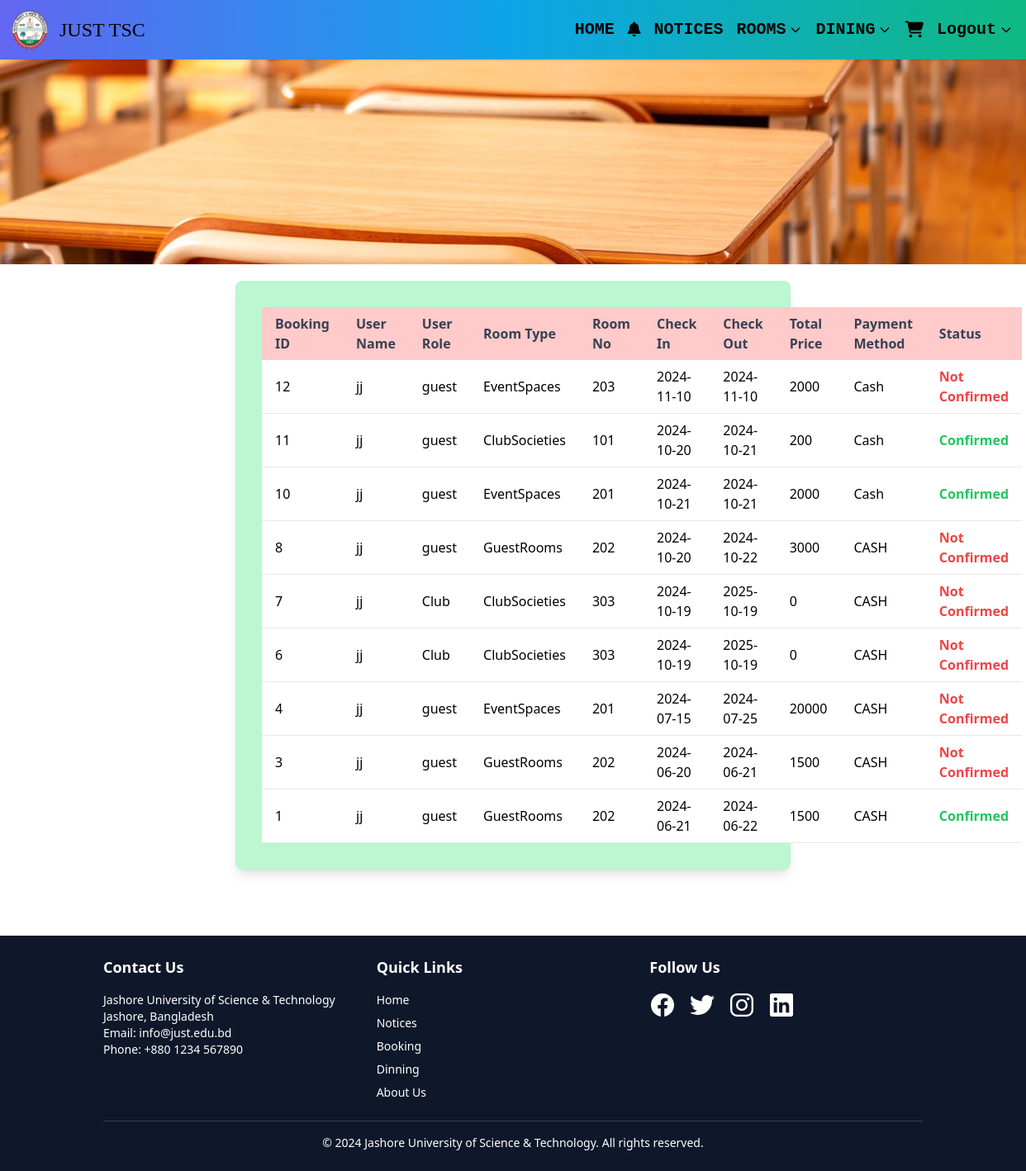
The app's page /user_booking_list (signed in), older data.
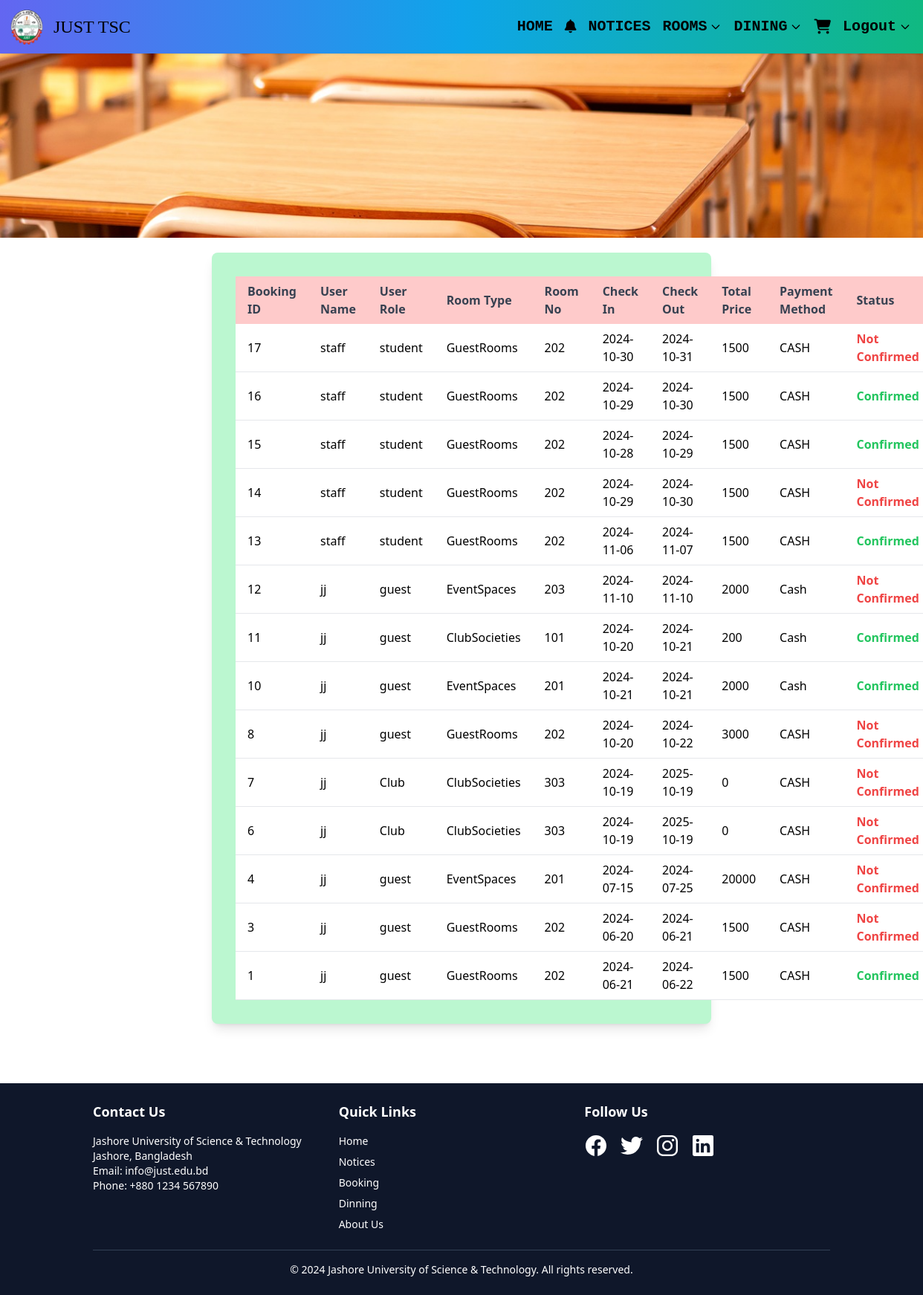
The same page, newer data.
### TSC/models.py (models this page shows, shortened)
class Booking(models.Model):
    PAYMENT_CHOICES = [
        ('CASH', 'CASH'),
        ('E-Payment', 'E-Payment'),
    ]
    booking_id = models.AutoField(primary_key=True)
    user=models.ForeignKey(settings.AUTH_USER_MODEL,on_delete=models.CASCADE)
    email = models.EmailField()
    room = models.ForeignKey(Room, on_delete=models.SET_NULL,null=True,blank=True)
    check_in=models.DateTimeField()
    check_out=models.DateTimeField()
    tot_price=models.IntegerField(default=0)
    payment_method = models.CharField(max_length=10, choices=PAYMENT_CHOICES, default='CASH')
    confirmed = models.IntegerField(default=0)
    role=models.CharField(max_length=10,default="Student")

class Room(models.Model):
    current_status=[
        ('Available for booking','Available for booking'),
        ('Not available currently','Not available currently'),
        ('Not for Booking','Not for booking'),
    ]
    room=models.CharField(max_length=50)
    roomtype = models.ForeignKey(Room_Type, on_delete=models.SET_NULL,null=True,blank=True)
    capacity=models.IntegerField(default=0)
    status = models.CharField(null=True,blank=True,max_length=50, choices=current_status)
    description=models.TextField(null=True,blank=True)
    img=models.FileField(upload_to='img')
    price=models.IntegerField(default=0)
    def __str__(self) -> str:
        return self.room

class Room_Type(models.Model):
    roomtype = models.CharField(max_length=100)
    def __str__(self):
        return self.roomtype

### TSC/views.py (the view)
# urls.py: path('user_booking_list',views.UserBookingList,name="user_booking_list"),
@custom_login_required
def UserBookingList(request):
    booking_list=Booking.objects.all().order_by('-booking_id')
    return render(request,'user_booking_list.html',{'booking_list':booking_list})

### TSC/views.py (called while the page is built)
def custom_login_required(function=None, redirect_field_name='next', login_url=None):
    @wraps(function)
    def _wrapped_view(request, *args, **kwargs):
        if not request.user.is_authenticated:
            messages.info(request, "You need to log in first to access this page.")
            return redirect('login')
        return function(request, *args, **kwargs)
    return _wrapped_view

### templates/user_booking_list.html (shortened to what this page needs)
{% extends "image.html" %}
{% block first %}
<div class="container mx-auto mt-5 mb-20">
    <form class="w-full sm:max-w-lg md:max-w-2xl lg:max-w-10xl xl:max-w-6xl mx-auto bg-green-200 p-8 rounded-lg shadow-lg">
        <table class="w-full text-left table-auto">
            <thead>
                <tr class="bg-red-200 text-gray-700">
                    <th scope="col" class="px-4 py-2">Booking ID</th>
                    <th scope="col" class="px-4 py-2">User Name</th>
                    <th scope="col" class="px-4 py-2">User Role</th>
                    <th scope="col" class="px-4 py-2">Room Type</th>
                    <th scope="col" class="px-4 py-2">Room No</th>
                    <th scope="col" class="px-4 py-2">Check In</th>
                    <th scope="col" class="px-4 py-2">Check Out</th>
                    <th scope="col" class="px-4 py-2">Total Price</th>
                    <th scope="col" class="px-4 py-2">Payment Method</th>
                    <th scope="col" class="px-4 py-2">Status</th>
                </tr>
            </thead>
            <tbody>
                {% for bl in booking_list %}
                <tr class="bg-white border-b border-gray-200">
                    <td class="px-4 py-2">{{ bl.booking_id }}</td>
                    <td class="px-4 py-2">{{ bl.user }}</td>
                    <td class="px-4 py-2">{{ bl.role }}</td>
                    <td class="px-4 py-2">{{ bl.room.roomtype }}</td>
                    <td class="px-4 py-2">{{ bl.room }}</td>
                    <td class="px-4 py-2">{{ bl.check_in|date:"Y-m-d" }}</td>
                    <td class="px-4 py-2">{{ bl.check_out|date:"Y-m-d" }}</td>
                    <td class="px-4 py-2">{{ bl.tot_price }}</td>
                    <td class="px-4 py-2">{{ bl.payment_method }}</td>
                    {% if bl.confirmed == 1 %}
                        <td class="px-4 py-2 text-green-500 font-semibold">Confirmed</td>
                    {% else %}
                        <td class="px-4 py-2 text-red-500 font-semibold">Not Confirmed</td>
                    {% endif %}
                </tr>
                {% endfor %}
            </tbody>
        </table>
    </form>
</div>
{% endblock %}

### templates/image.html (shortened to what this page needs)
{% extends "navbar.html" %} {% block start %}
<div class="relative">
  {% load static %}
  <img src="{% static 'img/table.jpg' %}" alt="" class="w-full h-80 object-cover">
</div>
{%block first %}
{%endblock%}
{% endblock %}

### templates/navbar.html (shortened to what this page needs)
<!doctype html>
<html>
<head>
    <script src="https://cdn.tailwindcss.com"></script>
    <link rel="stylesheet" href="https://cdnjs.cloudflare.com/ajax/libs/font-awesome/6.5.2/css/all.min.css" />
    <link href="https://cdnjs.cloudflare.com/ajax/libs/aos/2.3.1/aos.css" rel="stylesheet">
</head>
<div class="bg-gradient-to-r from-indigo-500 via-sky-500 to-emerald-500 fixed  w-full top-0 sm:top-0 z-50">
    <nav class="p-2 shadow md:flex md:items-center md:justify-between">
        <div class="flex justify-between items-center">
            <div class="inline-flex items-center cursor-pointer">
                <div class="w-14 h-14 p-1">
                    <img src="/static/img/JUST_logo.png" alt="JUST Logo" class="w-full h-full object-contain">
                </div>
                <div class="ml-2">
                    <h1 class="text-2xl font-[Poppins]">JUST TSC</h1>
                </div>
            </div>
        </div>
            <ul id="Mymenu"  class=" md:flex text-black font-mono font-bold md:items-center z-[-1] md:z-auto md:static absolute w-full left-0 md:w-auto md:py-0 py-4 md:pl-0 pl-7 md:opacity-100 opacity-0 top-[-400px] transition-all ease-in duration-500">
                {% if user.is_authenticated and user.is_staff %}
                <li class="mx-2 my-6 md:my-0 " >
                    <a href="{% url 'AddNotice' %}" class="text-xl hover:sm:text-white hover:hover:text-pink-50 duration-500">AddNotice</a>
                </li>
                <li class="mx-2 my-6 md:my-0 " >
                <a href="{% url 'adminRoom' %}" class="text-xl hover:sm:text-white hover:hover:text-pink-50 duration-500">Room</a>
                </li>
                <li class="mx-2 my-6 md:my-0 " >
                    <a href="{% url 'Booking_list' %}" class="text-xl hover:sm:text-white hover:hover:text-pink-50 duration-500">Booking</a>
                    </li>
                    <li class="mx-2 my-6 md:my-0 " >
                        <a href="{% url 'adminItem' %}" class="text-xl hover:sm:text-white hover:hover:text-pink-50 duration-500">Item</a>
                    </li>
                    <li class="mx-2 my-6 md:my-0 " >
                        <a href="{% url 'admin_order' %}" class="text-xl hover:sm:text-white hover:hover:text-pink-50 duration-500">Orders</a>
                    </li>
                    <li class="mx-2 my-6 md:my-0 " >
                        <a href="{% url 'AdminLogout' %}" class="text-xl hover:sm:text-white hover:hover:text-pink-50 duration-500">AdminLogout</a>
                    </li>
                {% else %}
                <li class="mx-2 my-6 md:my-0 " >
                    <a href="{% url 'home' %}" class="text-xl hover:sm:text-white hover:hover:text-pink-50 duration-500">HOME</a>
                </li>
                {% if user.is_authenticated %}
                <li class="relative group mx-2 my-6 md:my-0">
                    <a href="{% url 'my_notifications' %}" class="text-xl hover:sm:text-white hover:text-white duration-500 flex items-center">
                        <i class="fas fa-bell text-lg"></i>
                    </a>
                </li>
            {% endif %}
                <li class="mx-2 my-6 md:my-0">
                    <a href="{% url 'notice' %}" class="text-xl hover:sm:text-white hover:text-pink-50 duration-500">NOTICES</a>
                </li>
                <li class="relative group mx-2 my-6 md:my-0">
                    <a href="{% url 'all_room' %}" class="text-xl hover:sm:text-white hover:text-white duration-500 flex items-center">
                        ROOMS
                        <svg class="w-4 h-4 ml-1" fill="none" stroke="currentColor" viewBox="0 0 24 24" xmlns="http://www.w3.org/2000/svg">
                            <path stroke-linecap="round" stroke-linejoin="round" stroke-width="2" d="M19 9l-7 7-7-7"></path>
                        </svg>
                    </a>
                </li>
                <li class="relative group mx-2 my-6 md:my-0">
                    <a href="{% url 'dinning' %}" class="text-xl hover:text-white duration-500 flex items-center">
                        DINING
                        <svg class="w-4 h-4 ml-1" fill="none" stroke="currentColor" viewBox="0 0 24 24" xmlns="http://www.w3.org/2000/svg">
                            <path stroke-linecap="round" stroke-linejoin="round" stroke-width="2" d="M19 9l-7 7-7-7"></path>
                        </svg>
                    </a>
                </li>
                {% if user.is_authenticated %}
                <li class="relative group mx-2 my-6 md:my-0">
                    <a href="{% url 'view_cart' %}" class="text-xl hover:sm:text-white hover:text-white duration-500 flex items-center">
                        <i class="fa-solid fa-cart-shopping"></i>
                    </a>
                </li>
                {%endif%}
                <li class="relative group mx-2 my-6 md:my-0">
                    {% if user.is_authenticated %}
                    <a href="{% url 'logout' %}" class="text-xl hover:text-white duration-500 flex items-center">
                        Logout
                        <svg class="w-4 h-4 ml-1" fill="none" stroke="currentColor" viewBox="0 0 24 24" xmlns="http://www.w3.org/2000/svg">
                            <path stroke-linecap="round" stroke-linejoin="round" stroke-width="2" d="M19 9l-7 7-7-7"></path>
                        </svg>
                    </a>
                    {% endif %}
                </li>
                {% endif %}
            </ul>
        </nav>
    </div>
    {% block start %} {% endblock %}
   <footer class="bg-slate-900 text-white py-6">
    <div class="container mx-auto px-4">
        <div class="flex flex-wrap">
            <div class="w-full md:w-1/3 mb-6 md:mb-0">
                <h5 class="text-lg font-semibold mb-4">Contact Us</h5>
                <p class="text-sm">
                    Jashore University of Science & Technology<br>
                    Jashore, Bangladesh<br>
                    Email: info@just.edu.bd<br>
                    Phone: +880 1234 567890
                </p>
            </div>
            <div class="w-full md:w-1/3 mb-6 md:mb-0">
                <h5 class="text-lg font-semibold mb-4">Quick Links</h5>
                <ul class="text-sm space-y-2">
                    <li><a href="{% url 'home' %}" class="hover:text-cyan-500">Home</a></li>
                    <li><a href="{% url 'notice' %}" class="hover:text-cyan-500">Notices</a></li>
                    <li><a href="{% url 'room_list' %}" class="hover:text-cyan-500">Booking</a></li>
                    <li><a href="{% url 'item' %}" class="hover:text-cyan-500">Dinning</a></li>
                    <li><a href="#" class="hover:text-cyan-500">About Us</a></li>
                </ul>
            </div>
            <div class="w-full md:w-1/3">
                <h5 class="text-lg font-semibold mb-4">Follow Us</h5>
                <div class="flex space-x-4">
                    <a href="#" class="hover:text-cyan-500">
                        <ion-icon name="logo-facebook" size="large"></ion-icon>
                    </a>
                    <a href="#" class="hover:text-cyan-500">
                        <ion-icon name="logo-twitter" size="large"></ion-icon>
                    </a>
                    <a href="#" class="hover:text-cyan-500">
                        <ion-icon name="logo-instagram" size="large"></ion-icon>
                    </a>
                    <a href="#" class="hover:text-cyan-500">
                        <ion-icon name="logo-linkedin" size="large"></ion-icon>
                    </a>
                </div>
            </div>
        </div>
        <div class="mt-6 border-t border-slate-700 pt-4 text-center text-sm">
            &copy; 2024 Jashore University of Science & Technology. All rights reserved.
        </div>
    </div>
</footer>
</body>
</html>

### templates/navbar.html (style rules this page uses)
#Mymenu { z-index: 10; }
html, body { height: 100%; margin: 0; }
@media (min-width: 768px) { #Mymenu { position: static; opacity: 1 !important; background: none; z-index: auto; } }

Row changes from the older to the newer data that the page shows:
added Booking: booking_id "17", user "staff", role "student", room.roomtype "GuestRooms", room "202", check_in "2024-10-30", check_out "2024-10-31", tot_price "1500", payment_method "CASH", confirmed "Not Confirmed"
added Booking: booking_id "16", user "staff", role "student", room.roomtype "GuestRooms", room "202", check_in "2024-10-29", check_out "2024-10-30", tot_price "1500", payment_method "CASH", confirmed "Confirmed"
added Booking: booking_id "15", user "staff", role "student", room.roomtype "GuestRooms", room "202", check_in "2024-10-28", check_out "2024-10-29", tot_price "1500", payment_method "CASH", confirmed "Confirmed"
added Booking: booking_id "14", user "staff", role "student", room.roomtype "GuestRooms", room "202", check_in "2024-10-29", check_out "2024-10-30", tot_price "1500", payment_method "CASH", confirmed "Not Confirmed"
added Booking: booking_id "13", user "staff", role "student", room.roomtype "GuestRooms", room "202", check_in "2024-11-06", check_out "2024-11-07", tot_price "1500", payment_method "CASH", confirmed "Confirmed"
